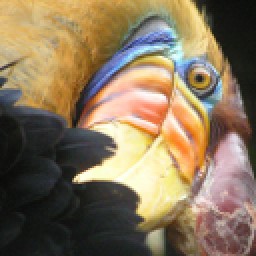
#> input picture EX/EX9/bird_small.png, 128 x 128 px (shown 2 times larger)
$ jupyter execute Practice.ipynb
#> lines starting #> are read from the running program, lines starting #| are printed output that depends on the picture
# Phân cụm dữ liệu bằng giải thuật K-means (unsupervised learning)

## Mục tiêu
- Hiểu hoạt động của giải thuật K-means
- Biết cách sử dụng K-means: thay đổi tham số, đánh giá chất lượng
- Ứng dụng

## Dữ liệu
- Sử dụng hàm sinh dữ liệu tự động của sklearn (sinh ra các điểm ngẫu nhiên theo phân phối Gauss)
- Mỗi dữ liệu là một điểm trên mặt phẳng Oxy
- Ảnh bird_small.png: hình ảnh về một chú chim, được sử dụng để minh họa tác dụng của K-means trong việc nén ảnh

## Yêu cầu
- Sử dụng K-means để phân loại các điểm dữ liệu.
- Thử nghiệm các trường hợp có số cụm nhiều hơn hoặc ít hơn

# Các thư viện sử dụng

[cell 1]
import numpy as np
import matplotlib.pyplot as plt

from sklearn.cluster import KMeans
from sklearn.datasets import make_blobs

# Chuẩn bị dữ liệu
- Sinh dữ liệu ngẫu nhiên n_samples = 100 tương đương 100 điểm
    - random_state: biến cố định hàm random - để các điểm sinh ngẫu nhiên

- Mỗi điểm dữ liệu có 2 chiều

[cell 2]
n_samples = 100
random_state = 170
center_points = [[1, 1], [-1, -1], [1, -1]] # sinh ngẫu nhiên các điểm xung quanh vị trí tâm cố định
# center_points = 3                           # tâm cụm được chọn ngẫu nhiên

X, y = make_blobs(n_samples=n_samples, random_state=random_state, centers=center_points, cluster_std=0.6)
print("Số chiều dữ liệu: ", X.shape, y.shape)
print("5 điểm dữ liệu đầu tiên: \n", X[:5])

**Vẽ các điểm ảnh sử dụng matlib plot**

[cell 3]
plt.figure(figsize=(12, 12))
plt.subplot(221)
plt.scatter(X[:, 0], X[:, 1], c='blue') # c là tham số chọn màu sắc, có thể truyền vào string hoặc số id 1,2,3 ...
plt.title("Các điểm dữ liệu trước khi phân cụm. Số lượng: {}".format(n_samples))
plt.show()
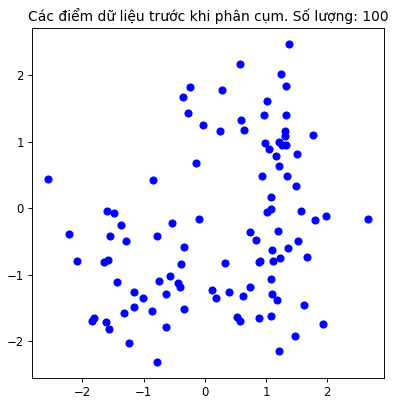
#> figure drawn by matplotlib, 1 panel

#  Dựng giải thuật K-means và huấn luyện
- Sử dụng thư viện sklearn để xây dựng giải thuật K-means, xem chi tiết tại [tài liệu hướng dẫn](https://scikit-learn.org/stable/modules/generated/sklearn.cluster.KMeans.html)

[cell 4]
k_cluster = 3
k_mean_model = KMeans(n_clusters=k_cluster, random_state=random_state)
k_mean_model.fit(X)

centers = np.array(k_mean_model.cluster_centers_) # cluster_centers_: là thuộc tính lưu trữ các
                                                  # tâm cụm sau khi training
print("Tâm cụm sau khi training ({} tâm): \n".format(k_cluster),
      centers)

# Kiểm tra giải thuật K-means

- Kiểm tra các điểm dữ liệu thuộc vào cụm nào
- Vẽ biểu đồ hiển thị, trong đó các điểm thuộc các cụm khác nhau sẽ có các màu khác nhau

[cell 5]
y_pred = k_mean_model.predict(X)
print("Kết quả dự đoán cho 5 mẫu dữ liệu đầu tiên trong tập data: \n")
print(y_pred[:5])

plt.figure(figsize=(12, 12))
plt.subplot(222)
plt.scatter(X[:, 0], X[:, 1], c=y_pred)
plt.scatter(centers[:, 0], centers[:, 1], c='red')
plt.title("Các điểm dữ liệu sau khi phân cụm.")
plt.show()
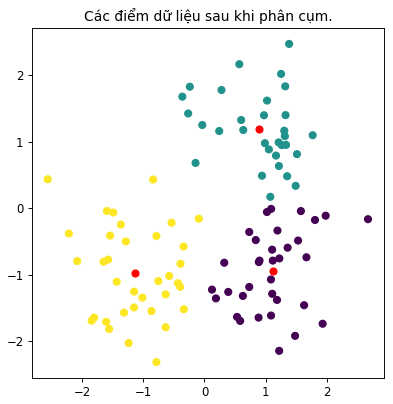
#> figure drawn by matplotlib, 1 panel

# Bài tập 1
Yêu cầu: Thử nghiệm trường hợp dữ liệu sinh ra chỉ có 2 cụm nhưng huấn luyện K-means với các tham số k = 3,4,5 cụm

- Tự viết code sinh dữ liệu tương tự bên trên
- Xây dựng mô hình 3,4,5 cụm

Gợi ý: thay đổi tham số số cụm khi dựng giải thuật K-means

Kết quả phải ra được hình ảnh thể hiện đúng số tâm cụm và phân bố cụm.

[cell 6]
n_samples = 100
random_state = 170
#center_points = [[1, 1], [-1, -1], [1, -1]] # sinh ngẫu nhiên các điểm xung quanh vị trí tâm cố định
center_points = 2                           # tâm cụm được chọn ngẫu nhiên

X, y = make_blobs(n_samples=n_samples, random_state=random_state, centers=center_points, cluster_std=0.6)
print("Số chiều dữ liệu: ", X.shape, y.shape)
print("5 điểm dữ liệu đầu tiên: \n", X[:5])

[cell 7]
plt.figure(figsize=(12, 12))
plt.subplot(221)
plt.scatter(X[:, 0], X[:, 1], c='blue') # c là tham số chọn màu sắc, có thể truyền vào string hoặc số id 1,2,3 ...
plt.title("Các điểm dữ liệu trước khi phân cụm. Số lượng: {}".format(n_samples))
plt.show()
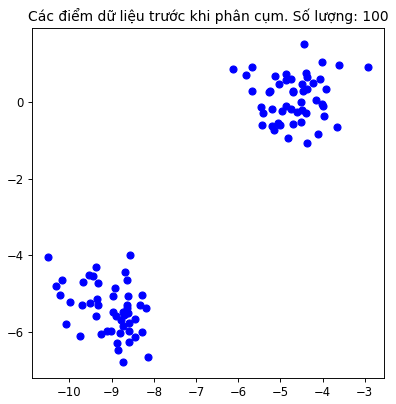
#> figure drawn by matplotlib, 1 panel

[cell 8]
clusters = [3, 4, 5]
#fig, axs = plt.subplots(1, 3, figsize=(20, 5))
plt.figure(figsize=(12, 12))
plt.subplot(221)
plt.scatter(X[:, 0], X[:, 1], c='blue') # c là tham số chọn màu sắc, có thể truyền vào string hoặc số id 1,2,3 ...
plt.title("Các điểm dữ liệu trước khi phân cụm. Số lượng: {}".format(n_samples))

for cluster in clusters:
    model = KMeans(n_clusters=cluster)
    model.fit(X)
    y_pred = model.predict(X)
    centers = np.array(model.cluster_centers_)
    plt.subplot(219+cluster)
    plt.scatter(X[:, 0], X[:, 1], c=y_pred)
    plt.scatter(centers[:, 0], centers[:, 1], c='red')
    plt.title("Các điểm dữ liệu sau khi phân 3 cụm.")

plt.show()
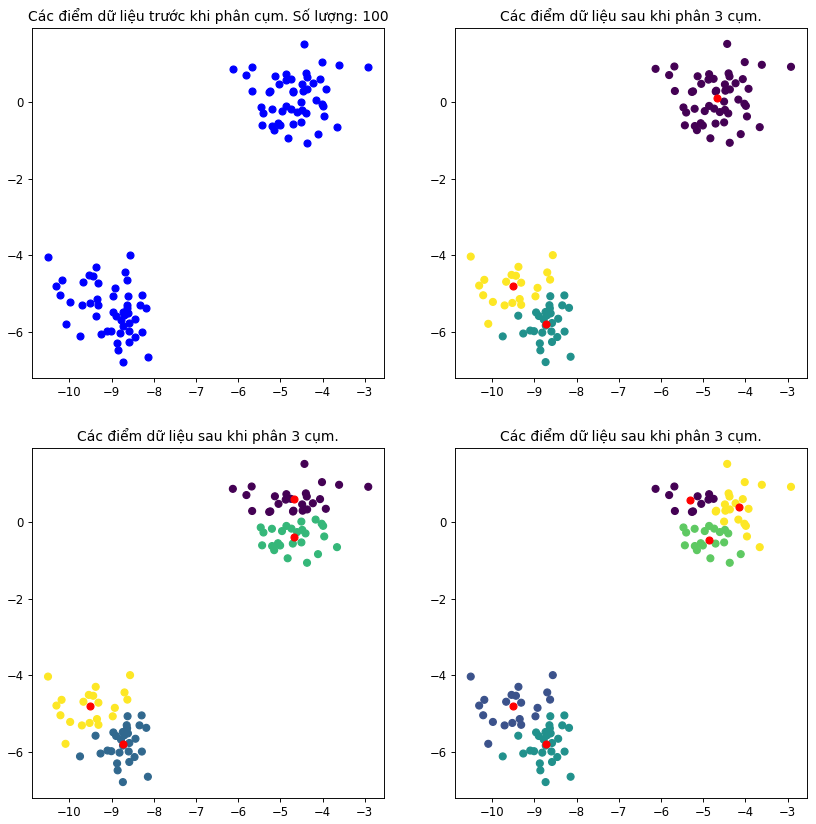
#> figure drawn by matplotlib, 4 panels

# Ứng dụng nén ảnh

- Đặt vấn đề:
    - Muốn xây dựng 1 hệ thống nén dữ liệu hình ảnh
    - Có thể tuỳ chỉnh được độ sắc nét, giảm kích thước bộ nhớ, nhưng không làm sai lệch quá nhiều dưới mắt nhìn.
- Giải pháp
    - Sử dụng giải thuật K-means, tự động phân cụm các điểm ảnh, giới hạn số lượng màu để giảm kích thước ảnh
    - Mỗi điểm ảnh sẽ được quy về 1 cụm nào đó, mang giá trị màu bằng màu của tâm cụm.

## Thư viện sử dụng - hỗ trợ hình ảnh

[cell 9]
from skimage import io
from sklearn.cluster import KMeans
import numpy as np
import matplotlib.pyplot as plt
import matplotlib.image as image
from IPython.display import Image, display

## Đọc dữ liệu hình ảnh
- Mỗi điểm ảnh là 1 mẫu quan sát
- Phân cụm tập dữ liệu (tập các điểm ảnh) về k nhãn

[cell 10]
path_img = 'bird_small.png'

display(Image(path_img, width=250, unconfined=True))

img = io.imread(path_img)
#> img is the input picture: shape (128, 128, 3); mean R, G, B 135.4, 117.4, 91.3
print("Dữ liệu ảnh trước khi reshape:", img.shape)
#| Dữ liệu ảnh trước khi reshape: (128, 128, 3)

img_shape = img.shape # 128x128x3
#> img_shape = (128, 128, 3)
data_img = (img / 255.0).reshape(-1,img.shape[2]) # chuyển ma trận 128x128x3 về mảng 2 chiều, giữ lại chiều .shape[2]

print("Số chiều của dữ liệu hình ảnh: ", data_img.shape)
#| Số chiều của dữ liệu hình ảnh:  (16384, 3)
print("Tổng số điểm ảnh là: ", data_img.shape[0])
#| Tổng số điểm ảnh là:  16384
print("Mỗi điểm ảnh có số chiều = ", data_img.shape[1])
#| Mỗi điểm ảnh có số chiều =  3

## Xây dựng mô hình kmean để nén ảnh
- Số lượng cụm chính là số lượng màu ta giữ lại
- Số lượng cụm càng nhỏ thì kích thước ảnh cho ra càng nhỏ

[cell 11]
n_color = 10
k_mean_model = KMeans(n_clusters=n_color)

**Huấn luyện mô hình**

[cell 12]
k_mean_model.fit(data_img)

[cell 13]
# Hiển thị một số thông tin đã học của mô hình
print("Số chiều của tâm cụm: ", k_mean_model.cluster_centers_.shape)
print(k_mean_model.cluster_centers_)
print(k_mean_model.labels_[0:20])

## Sinh dữ liệu ảnh mới

[cell 14]
# k_mean_model.labels_: chứa nhãn của tất cả các điểm ảnh
# k_mean_model.cluster_centers_: chứa các tâm cụm.
#new_arr = arr1[index]
img128=k_mean_model.cluster_centers_[k_mean_model.labels_]

print(img128.shape)

# chuẩn hoá lại kích thước ảnh theo chiều dài, rộng ban đầu
img128=np.reshape(img128, img_shape)
print(img128.shape)
#| (128, 128, 3)
image.imsave('img128.png', img128)
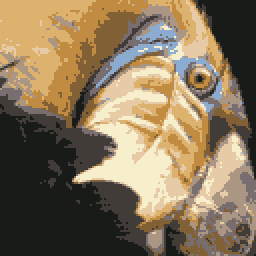
#> saved as img128.png: shape (128, 128, 3) (shown 2 times larger); mean R, G, B 134.9, 117.1, 90.8

[cell 15]
# hiển thị kích thước hình ảnh trước và sau khi nén
import os
print('Size of compressed image: ' + str(os.path.getsize('img128.png')) + ' KB')
print('Size of original image: ' + str(os.path.getsize('bird_small.png')) + ' KB')

[cell 16]
from IPython.display import Image, display

#Save image
display(Image('img128.png', width=250, unconfined=True))
display(Image(path_img, width=250, unconfined=True))

# Bài tập 2
Yêu cầu: Nén ảnh trên thành ảnh có số màu < 5 và kiểm tra

Gợi ý: thay đổi tham số "số cụm" khi xây dựng K-means

[cell 17]
n = 3
model = KMeans(n_clusters=n)
model.fit(data_img)
print("Số chiều của tâm cụm: ", model.cluster_centers_.shape)
print(model.cluster_centers_)
print(model.labels_[0:20])

[cell 18]
img128_0=model.cluster_centers_[model.labels_]

print(img128_0.shape)

# chuẩn hoá lại kích thước ảnh theo chiều dài, rộng ban đầu
img128_0=np.reshape(img128_0, img_shape)
print(img128_0.shape)
#| (128, 128, 3)
image.imsave('img128_0.png', img128_0)
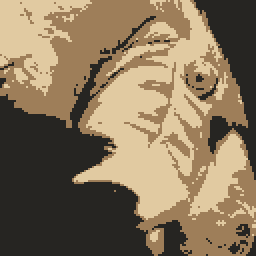
#> saved as img128_0.png: shape (128, 128, 3) (shown 2 times larger); mean R, G, B 134.8, 116.9, 91.1
